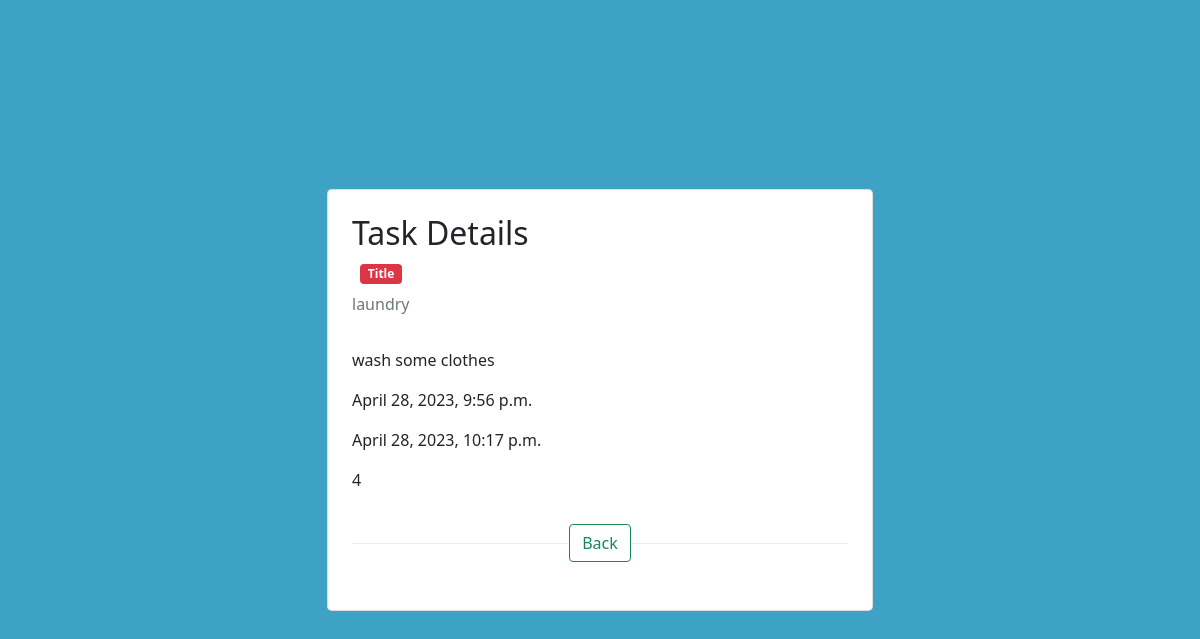
Screenshot of /detailSchedule/24/ with the database file from the repository.
### master/models.py (models this page shows, shortened)
class ScheduleModel(models.Model):
    PRIORITY_CHOICES = (
        ("5", "High Priority "),
        ("4", " Middle Priority"),
        ("3", "Moderate Priority"),
        ("2", "Low Priority"),
        ("1", "Emergency"),
    )
    title = models.CharField(max_length=200)
    description = models.TextField()
    date_created = models.DateTimeField(auto_now_add=True)
    date_modified = models.DateTimeField(auto_now=True)
    completed = models.BooleanField(default=False)
    category = models.CharField(max_length=20, choices=PRIORITY_CHOICES)

### master/views.py (the view)
# urls.py: path('detailSchedule/<int:pk>/', ScheduleDetail.as_view(), name="detailSchedule"),
class ScheduleDetail(DetailView):
    model = ScheduleModel
    template_name = 'master/detailSchedule.html'
    context_object_name = 'schedule'

### master/templates/master/detailSchedule.html (shortened to what this page needs)
<!DOCTYPE html>
<html lang="en">
<head>
  <link rel="stylesheet" href="https://stackpath.bootstrapcdn.com/bootstrap/5.0.0-alpha1/css/bootstrap.min.css">
</head>
<body>
    <section class="vh-100" style="background-color: #3da2c3;">
        <div class="container py-5 h-100">
          <div class="row d-flex justify-content-center align-items-center h-100">
            <div class="col col-lg-8 col-xl-6">
              <div class="card rounded-3">
                <div class="card-body p-4">
                  <p class="mb-2"><span class="h2 me-2">Task Details</span> </p>
                  <p class="mb-2"> <span
                    class="badge bg-danger">Title</span></p>
                <p class="text-muted pb-2">{{ schedule.title }}</p>
                  <ul class="list-group rounded-0">
                    <li class="list-group-item border-0 d-flex align-items-center ps-0">
                        {{ schedule.description }}
                    </li>
                    <li class="list-group-item border-0 d-flex align-items-center ps-0">
                        {{ schedule.date_created }}
                    </li>
                    <li class="list-group-item border-0 d-flex align-items-center ps-0">
                        {{ schedule.date_modified }}
                    </li>
                    <li class="list-group-item border-0 d-flex align-items-center ps-0">
                        {{ schedule.category }}
                    </li>
                  </ul>
                  <div class="divider d-flex align-items-center my-4">
                    <a href="{% url 'listSchedule' %}"><button class="btn btn-outline-success">Back</button></a>
                  </div>
                </div>
              </div>
            </div>
          </div>
        </div>
      </section>
</body>
</html>

### master/templates/master/detailSchedule.html (style rules this page uses)
.divider:after, .divider:before { content: ""; flex: 1; height: 1px; background: #eee; }

### rows the page displays
ScheduleModel: title "laundry", description "wash some clothes", date_created "April 28, 2023, 9:56 p.m.", date_modified "April 28, 2023, 10:17 p.m.", category "4"
